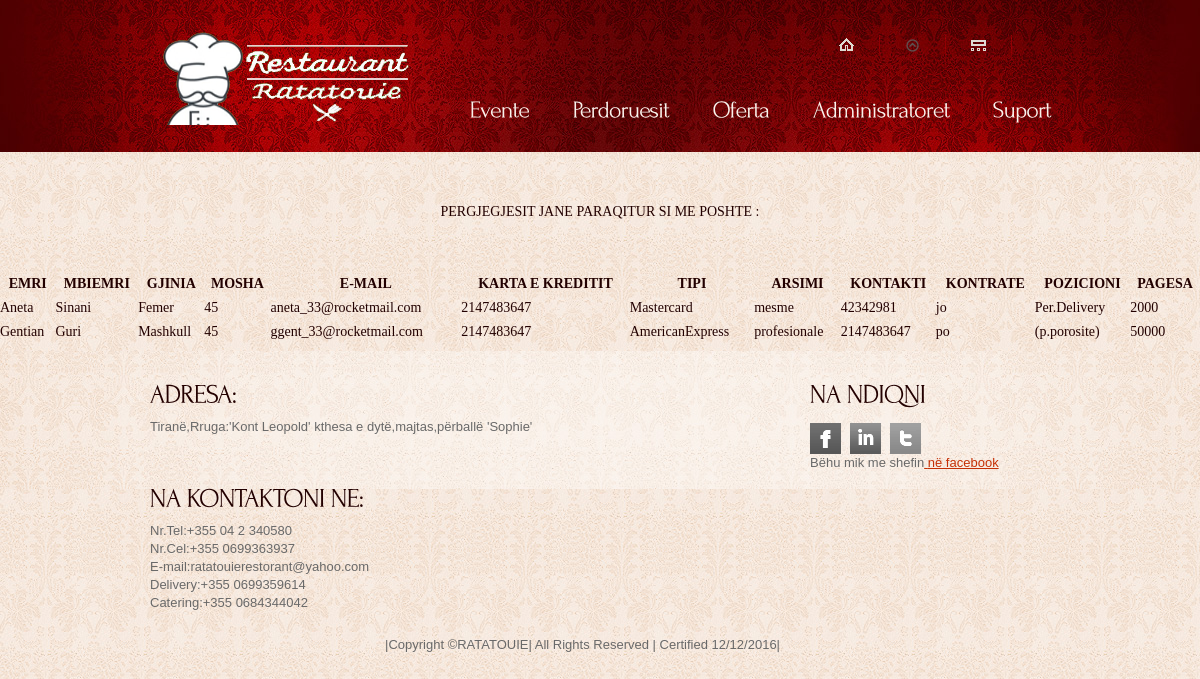
Page /per2.php on the committed database.
### tables this page shows
CREATE TABLE `pergjegjesit` (
  `perID` int(8) NOT NULL,
  `peremer` varchar(15) NOT NULL,
  `permbiemer` varchar(15) NOT NULL,
  `perpaga` int(5) NOT NULL,
  `pergjinia` enum('Mashkull','Femer') NOT NULL,
  `permosha` int(2) NOT NULL,
  `peremail` varchar(30) NOT NULL,
  `perkartebanke` int(16) NOT NULL,
  `perllojikarte` enum('Bosh','Visa','Mastercard','Discover','AmericanExpress') NOT NULL,
  `perarsim` enum('paarsim','fillore','8/9vjecare','mesme','profesionale','larte') NOT NULL,
  `perkontakti` int(15) NOT NULL,
  `perkontrate` enum('po','jo') NOT NULL,
  `perposti` varchar(30) NOT NULL
);

### per2.php (the view, shortened to what this page needs)
<!DOCTYPE html>
<html lang="en">
<head>
<link rel="stylesheet" href="css/reset.css" type="text/css" media="all">
<link rel="stylesheet" href="css/layout.css" type="text/css" media="all">
<link rel="stylesheet" href="css/style.css" type="text/css" media="all">
</head>
<body id="page2">
<div class="body6">
  <div class="body1">
    <div class="main">
      <header>
        <h1><a href="index.php" id="logo">Restorant Ratatouie</a></h1>
         <nav>
            <ul id="top_nav">
              <li><a href="index.php"><img src="images/icon_1.gif" alt=""></a></li>
              <li><a href="reklama.php"><img src="images/icon_3.png" alt=""></a></li>
              <li><a href="admin.php"><img src="images/icon_2.gif" alt=""></a></li>
            </ul>
          </nav>
        <nav>
           <ul id="menu">
              <li><a href="events.php">Evente</a></li>
              <li><a href="users.php">Perdoruesit</a></li>
              <li><a href="ulje.php">Oferta</a></li>
              <li><a href="admini.php">Administratoret</a></li>
              <li><a href="help.php">Suport</a></li>
        </nav>
        </header>
    </div>
  </div>
</div><br><br>
<p align="center">PERGJEGJESIT JANE PARAQITUR SI ME POSHTE : </p><br>
<?php
$sql=("SELECT *  FROM pergjegjesit");
$records=mysql_query($sql);
?>
<table style="width:100%">
  <tr>
    <th>EMRI</th>
    <th>MBIEMRI</th>
    <th>GJINIA</th>
    <th>MOSHA</th>
    <th>E-MAIL</th>
    <th>KARTA E KREDITIT</th>
    <th>TIPI</th>
    <th>ARSIMI</th>
    <th>KONTAKTI</th>
    <th>KONTRATE</th>
    <th>POZICIONI</th>
    <th>PAGESA</th>
  </tr>
  <?php
  while($pergjegjesit=mysql_fetch_assoc($records)){
    echo "<tr>";
    echo "<td>".$pergjegjesit['peremer']."</td>";
    echo "<td>".$pergjegjesit['permbiemer']."</td>";
      echo "<td>".$pergjegjesit['pergjinia']."</td>";
      echo "<td>".$pergjegjesit['permosha']."</td>";
       echo "<td>".$pergjegjesit['peremail']."</td>";
        echo "<td>".$pergjegjesit['perkartebanke']."</td>";
        echo "<td>".$pergjegjesit['perllojikarte']."</td>";
                echo "<td>".$pergjegjesit['perarsim']."</td>";
 echo "<td>".$pergjegjesit['perkontakti']."</td>";
 echo "<td>".$pergjegjesit['perkontrate']."</td>";
echo "<td>".$pergjegjesit['perposti']."</td>";
 echo "<td>".$pergjegjesit['perpaga']."</td>";
    echo "</tr>";
  }
  ?>
  </table>
    <div class="body3">
  <div class="body4">
    <div class="main">
      <footer><hr>
        <div class="wrapper">
          <section class="col1 pad_left1">
     <h3>ADRESA:</h3>
         <p>Tiranë,Rruga:'Kont Leopold' kthesa e dytë,majtas,përballë 'Sophie'</p>
            <h3>NA KONTAKTONI NE:</h3>
      <p>Nr.Tel:+355 04 2 340580<br>
         Nr.Cel:+355 0699363937<br>
               E-mail:ratatouierestorant@yahoo.com<br>
               Delivery:+355 0699359614<br>
               Catering:+355 0684344042<br></p>
        <P ALIGN=right>
        |Copyright &copy;RATATOUIE|
         All Rights Reserved |
               Certified 12/12/2016|</p></section>
          <section class="col2 pad_left1">
            <h3>NA NDIQNI </h3>
            <ul id="icons">
              <li><a href="https://www.facebook.com/Restorant-Ratatouie-1187326811355133/" target="_blank" class="normaltip"><img src="images/icon1.gif" alt=""></a></li>
              <li><a href="https://www.instagram.com/ratatouierestorant/?hl=en" target="_blank" class="normaltip"><img src="images/icon2.gif" alt=""></a></li>
              <li><a href="https://twitter.com/RRatatouie" target="_blank" class="normaltip"><img src="images/icon3.gif" alt=""></a></li>
              <li>Bëhu mik me shefin<a href="https://www.facebook.com/ratatouiechef.restorantchef.3" target=_"blank"> në facebook</a></li>
        </ul>
        </section>
        </div>
      </footer>
    </div>
  </div>
</div>
</body>
</html>
  </body>
  </html>

### css/layout.css (style rules this page uses)
.col1, .col2, .col3, .cols { float:left }
.col1 { width:630px }
.col2 { width:240px }

### css/style.css (style rules this page uses)
article, aside, audio, canvas, command, datalist, details, embed, figcaption, figure, footer, header, hgroup, keygen, meter, nav, output, progress, section, source, video { display:block }
.wrapper { width:100%; overflow:hidden }
body { background:url(../images/bg_bot.jpg) center 0 repeat #faf3ed; border:0; font:14px Georgia, "Times New Roman", Times, serif; color:#200; line-height:24px }
.main { margin:0 auto; width:960px }
.body1 { background:url(../images/bg_top_img.jpg) top center no-repeat }
.body3 { background:url(../images/bg_bot.jpg) top center repeat }
.body4 { background:url(../images/bg_bot_img.jpg) top center no-repeat }
.body6 { background:url(../images/bg_top.jpg) top repeat-x }
a { color:#a80002; text-decoration:none; outline:none }
h1 { float:left; padding:0px 0 0 36px }
h3 { font-size:27px; color:#230000; line-height:1.2em; padding:20px 0 9px 0; letter-spacing:-1px }
p { padding-bottom:24px }
header { height:121px; padding-top:31px; width:100%; overflow:hidden }
#logo { display:block; background:url(../images/rat.png) 0 0 no-repeat; width:259px; height:94px; text-indent:-9999px }
#top_nav { float:right; padding:4px 43px 30px 0 }
#top_nav li { float:left; padding:3px 26px 5px 0; background:url(../images/top_line.gif) right 0 no-repeat; margin-right:25px }
#top_nav li a { display:block; line-height:0 }
#menu { width:633px; float:right; padding:0 0 0 0 }
#menu li { float:left; padding-left:3px }
#menu li a { display:block; font-size:24px; color:#faf3ed; line-height:40px; padding:0 20px; height:44px; letter-spacing:-1px }
.pad_left1 { padding-left:30px }
footer { height:138px; font:13px "Trebuchet MS", Arial, Helvetica, sans-serif; color:#696969; line-height:18px }
footer a { color:#c53005; text-decoration:underline }
#icons { padding:5px 0 0 0 }
#icons li { float:left; padding-right:9px }

### rows in the picture
pergjegjesit: peremer "Aneta", permbiemer "Sinani", pergjinia "Femer", permosha "45", peremail "aneta_33@rocketmail.com", perkartebanke "2147483647", perllojikarte "Mastercard", perarsim "mesme", perkontakti "42342981", perkontrate "jo", perposti "Per.Delivery", perpaga "2000"
pergjegjesit: peremer "Gentian", permbiemer "Guri", pergjinia "Mashkull", permosha "45", peremail "ggent_33@rocketmail.com", perkartebanke "2147483647", perllojikarte "AmericanExpress", perarsim "profesionale", perkontakti "2147483647", perkontrate "po", perposti "(p.porosite)", perpaga "50000"
